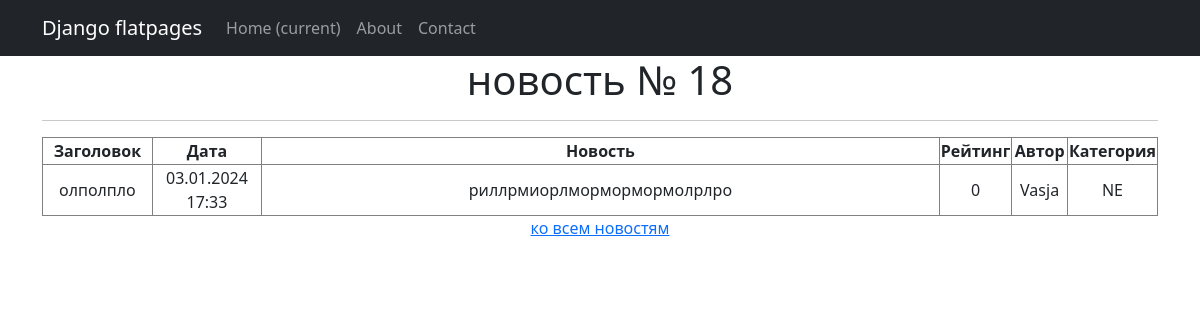
Screenshot of /news/18/ with the database file from the repository.
### sajt/models.py (models this page shows, shortened)
class Post(models.Model):
    artikul = 'AR'
    news = 'NE'
    POSITIONS = [
        (artikul, 'статья'),
        (news, 'новость'),
    ]
    author = models.ForeignKey(Author, on_delete=models.CASCADE)
    type = models.CharField(max_length = 2, choices = POSITIONS, default=news, blank=True)
    datetime_in = models.DateTimeField(auto_now_add = True)
    head = models.CharField(max_length = 255)
    tekst = models.TextField()
    rating = models.IntegerField(default = 0)
    category = models.ManyToManyField(Category, through='PostCategory')
    def __str__(self):
        return f'{self.head.title()}: {self.tekst}' #.title() делает все первые буквы в каждом слове заглавными

class Author(models.Model):
    rating = models.IntegerField(default = 0)
    user = models.OneToOneField(User, on_delete=models.CASCADE)

### sajt/views.py (the view)
# urls.py: path('news/<int:pk>/', PostsDetail.as_view(), name= 'posts_detail'),
class PostsDetail(DetailView):
    model = Post
    template_name = 'post.html'
    context_object_name = 'post'

### sajt/templatetags/censor_filters.py (called while the page is built)
@register.filter()
def censor(value):
   L = value.split()
   for i in STOP_WORDS:
      for j in L:
         wordi = i.lower()
         wordj = j.lower()
         if wordi == wordj:
            new_word = j[0] + '*' * (len(j) - 1)
            value = value.replace(j, new_word)
   return f'{value}'

### templates/post.html (shortened to what this page needs)
{% extends 'flatpages/default.html' %}
 {% load censor_filters %}
{% block content %}
   <h1>новость № {{ post.id }}</h1>
   <hr>
   {% if post.type == 'NE' %}
       <table class="table-bordered" width="100%">
           <tr>
               <th>Заголовок</th>
               <th>Дата</th>
               <th>Новость</th>
               <th>Рейтинг</th>
               <th>Автор</th>
               <th>Категория</th>
           </tr>
           <tr align="center">
               <td width="10%">{{ post.head }}</td>
               <td width="10%">{{ post.datetime_in|date:'d.m.Y H:i' }}</td>
               <td width="64%">{{ post.tekst|censor }}</td>
               <td width="6%">{{ post.rating }}</td>
               <td width="5%">{{ post.author.user.username }}</td>
               <td width="5%">{{ post.type }}</td>
           </tr>
       </table>
   {% else %}
       <h2>Новостёв нет!</h2>
   {% endif %}
<p><a href="/news/">ко всем новостям</a></p>
{% endblock content %}

### rows the page displays
Post: id "18", head "олполпло", datetime_in "03.01.2024 17:33", tekst|censor "риллрмиорлмормормормолрлро", rating "0", author.user.username "Vasja", type "NE"
